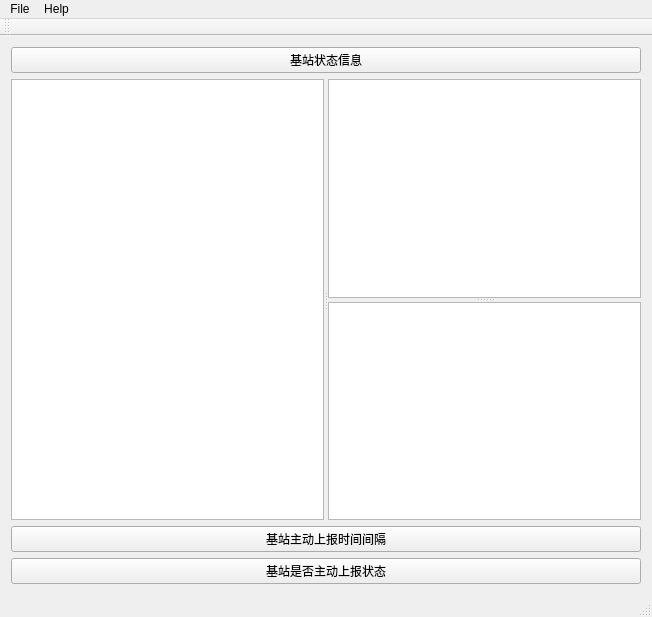
<?xml version="1.0" encoding="UTF-8"?>
<ui version="4.0">
 <class>MainWindow</class>
 <widget class="QMainWindow" name="MainWindow">
  <property name="geometry">
   <rect>
    <x>0</x>
    <y>0</y>
    <width>652</width>
    <height>617</height>
   </rect>
  </property>
  <property name="sizePolicy">
   <sizepolicy hsizetype="Maximum" vsizetype="Maximum">
    <horstretch>0</horstretch>
    <verstretch>0</verstretch>
   </sizepolicy>
  </property>
  <property name="windowTitle">
   <string>检测标签</string>
  </property>
  <property name="windowIcon">
   <iconset resource="resource.qrc">
    <normaloff>:/image/image/cjqc_icon.png</normaloff>:/image/image/cjqc_icon.png</iconset>
  </property>
  <property name="locale">
   <locale language="Chinese" country="China"/>
  </property>
  <widget class="QWidget" name="centralWidget">
   <property name="sizePolicy">
    <sizepolicy hsizetype="Preferred" vsizetype="MinimumExpanding">
     <horstretch>0</horstretch>
     <verstretch>0</verstretch>
    </sizepolicy>
   </property>
   <property name="autoFillBackground">
    <bool>true</bool>
   </property>
   <layout class="QVBoxLayout" name="verticalLayout">
    <item>
     <widget class="QPushButton" name="pushButton_mr_status_info">
      <property name="text">
       <string>基站状态信息</string>
      </property>
     </widget>
    </item>
    <item>
     <widget class="QSplitter" name="splitter_2">
      <property name="sizePolicy">
       <sizepolicy hsizetype="Expanding" vsizetype="Preferred">
        <horstretch>0</horstretch>
        <verstretch>0</verstretch>
       </sizepolicy>
      </property>
      <property name="orientation">
       <enum>Qt::Horizontal</enum>
      </property>
      <widget class="QTreeView" name="treeView">
       <property name="minimumSize">
        <size>
         <width>20</width>
         <height>20</height>
        </size>
       </property>
       <property name="baseSize">
        <size>
         <width>20</width>
         <height>20</height>
        </size>
       </property>
       <property name="contextMenuPolicy">
        <enum>Qt::CustomContextMenu</enum>
       </property>
      </widget>
      <widget class="QSplitter" name="splitter">
       <property name="orientation">
        <enum>Qt::Vertical</enum>
       </property>
       <widget class="QTableView" name="tableView_udp_ispd">
        <property name="sizePolicy">
         <sizepolicy hsizetype="Expanding" vsizetype="Expanding">
          <horstretch>0</horstretch>
          <verstretch>0</verstretch>
         </sizepolicy>
        </property>
        <property name="autoFillBackground">
         <bool>true</bool>
        </property>
       </widget>
       <widget class="QTableView" name="tableView_udp_mrpb">
        <property name="autoFillBackground">
         <bool>true</bool>
        </property>
       </widget>
      </widget>
     </widget>
    </item>
    <item>
     <widget class="QPushButton" name="pushButton_mr_ar_interval">
      <property name="text">
       <string>基站主动上报时间间隔</string>
      </property>
     </widget>
    </item>
    <item>
     <widget class="QPushButton" name="pushButton_mr_ar_status">
      <property name="text">
       <string>基站是否主动上报状态</string>
      </property>
     </widget>
    </item>
   </layout>
  </widget>
  <widget class="QMenuBar" name="menuBar">
   <property name="geometry">
    <rect>
     <x>0</x>
     <y>0</y>
     <width>652</width>
     <height>22</height>
    </rect>
   </property>
   <widget class="QMenu" name="File">
    <property name="title">
     <string>File</string>
    </property>
    <addaction name="open"/>
    <addaction name="quit"/>
   </widget>
   <widget class="QMenu" name="Help">
    <property name="title">
     <string>Help</string>
    </property>
    <addaction name="about"/>
   </widget>
   <addaction name="File"/>
   <addaction name="Help"/>
  </widget>
  <widget class="QToolBar" name="mainToolBar">
   <attribute name="toolBarArea">
    <enum>TopToolBarArea</enum>
   </attribute>
   <attribute name="toolBarBreak">
    <bool>false</bool>
   </attribute>
  </widget>
  <widget class="QStatusBar" name="statusBar"/>
  <action name="open">
   <property name="text">
    <string>open</string>
   </property>
  </action>
  <action name="quit">
   <property name="text">
    <string>quit</string>
   </property>
  </action>
  <action name="about">
   <property name="text">
    <string>about</string>
   </property>
  </action>
 </widget>
 <layoutdefault spacing="6" margin="11"/>
 <resources>
  <include location="resource.qrc"/>
 </resources>
 <connections/>
</ui>
